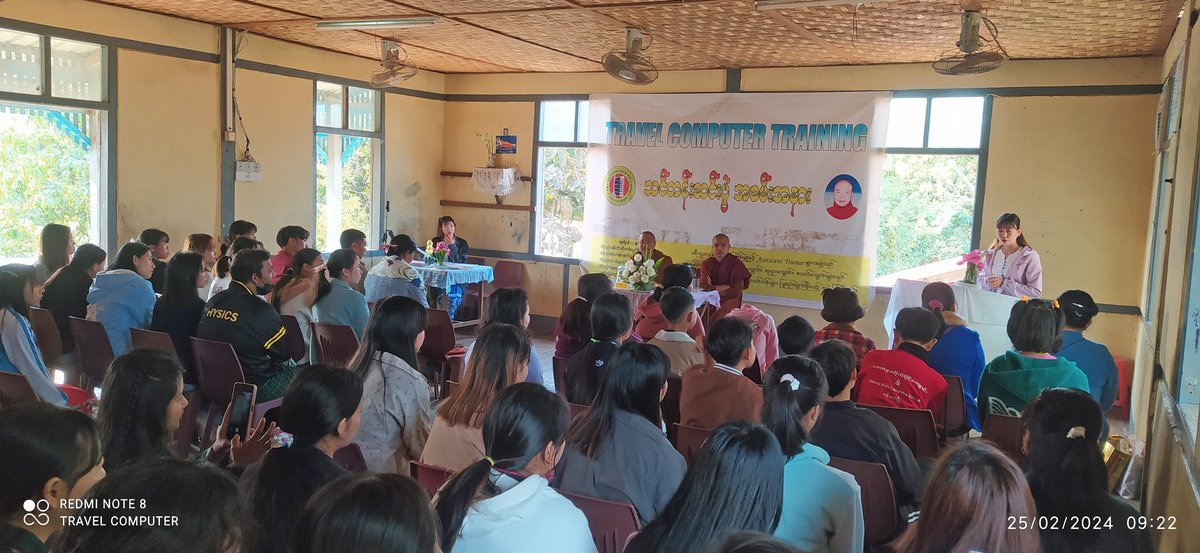
#> input picture images/gallery/bhamo-kk.jpg, 1200 x 553 px; its folder holds only this picture in this run
$ python auto_optimize_gallery.py
#> lines starting #> are read from the running program, lines starting #| are printed output that depends on the picture
#!/usr/bin/env python3
"""
TCT Website - Automatic Gallery & Image Optimizer
Author: Travel Computer Training (TCT)
Description:
  images/gallery/ နှင့် images/hero-bg.jpg တို့ကို Web Standard ဖြစ်သော
  (1200px / 1920px, Quality 85%, ~170 KB) သို့ အလိုအလျောက် resize နှင့် compress ပြုလုပ်ပေးသော script ဖြစ်ပါသည်။
"""

import os
import glob
from PIL import Image

def optimize_all():
    print("==================================================")
    print("  TCT Website - Automatic Image Optimizer")
    print("==================================================\n")

    # 1. Optimize Gallery Images (Max width: 1200px, Quality: 85)
    gallery_dir = os.path.join(os.path.dirname(__file__), "images", "gallery")
    gallery_images = sorted(glob.glob(os.path.join(gallery_dir, "*.jpg")))

    print(f"📸 Gallery ဖိုဒါအတွင်း တွေ့ရှိသော ပုံအရေအတွက်: {len(gallery_images)} ပုံ\n")

    total_orig = 0
    total_new = 0

    for img_path in gallery_images:
        orig_kb = os.path.getsize(img_path) / 1024
        total_orig += orig_kb

        with Image.open(img_path) as im:
#> im is the input picture: PIL image 1200x553 RGB; mean R, G, B 119.4, 109.3, 99.3
            im = im.convert("RGB")
            w, h = im.size
#> w = 1200; h = 553
            if w > 1200:
                new_w = 1200
                new_h = int(h * (1200 / w))
                im = im.resize((new_w, new_h), Image.Resampling.LANCZOS)
            else:
                new_w, new_h = w, h
#> new_w = 1200; new_h = 553

            im.save(img_path, "JPEG", quality=85, optimize=True, progressive=True)

        new_kb = os.path.getsize(img_path) / 1024
        total_new += new_kb
        print(f"✓ {os.path.basename(img_path):24}: {w}x{h} ({orig_kb:6.1f} KB) ➔ {new_w}x{new_h} ({new_kb:5.1f} KB)")
#| ✓ bhamo-kk.jpg            : 1200x553 ( 149.2 KB) ➔ 1200x553 (149.0 KB)

    # 2. Optimize Hero Background (Max width: 1920px, Quality: 85)
    hero_path = os.path.join(os.path.dirname(__file__), "images", "hero-bg.jpg")
    if os.path.exists(hero_path):
        orig_hero_kb = os.path.getsize(hero_path) / 1024
        with Image.open(hero_path) as im:
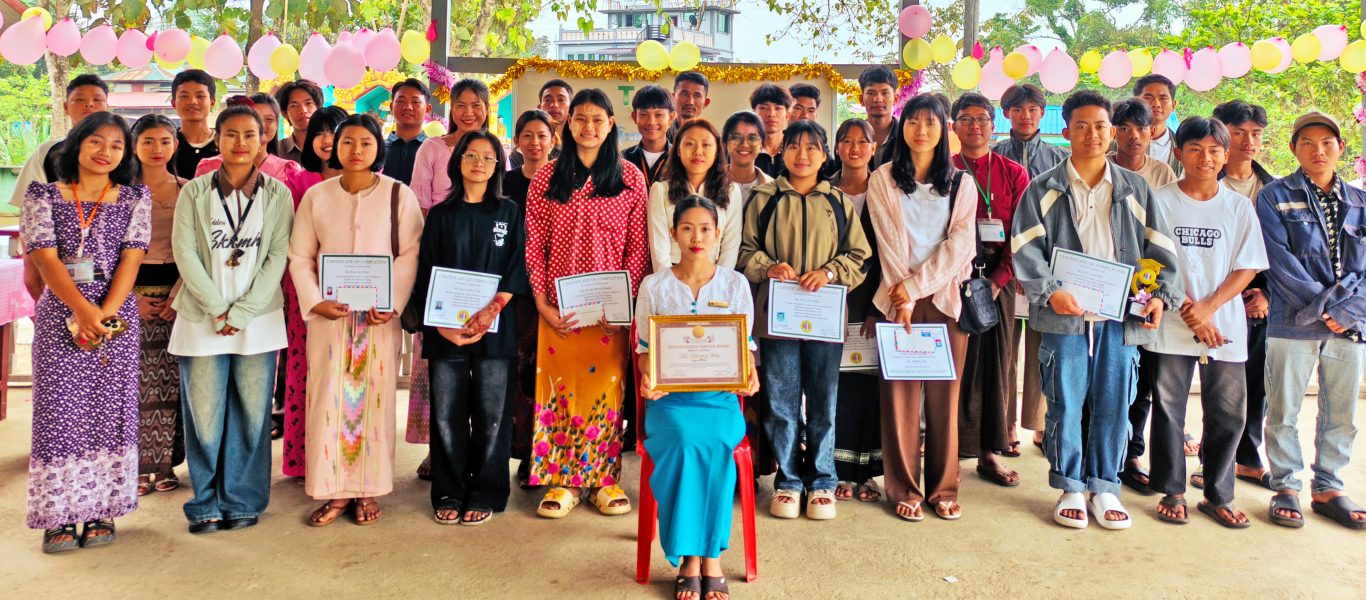
#> input picture images/hero-bg.jpg, 4096 x 1800 px (shown at 1/3 size)
#> im is the input picture: PIL image 4096x1800 RGB; mean R, G, B 155.6, 133.3, 115.8
            im = im.convert("RGB")
            w, h = im.size
#> w = 4096; h = 1800
            if w > 1920:
                new_w = 1920
                new_h = int(h * (1920 / w))
#> new_h = 843
                im = im.resize((new_w, new_h), Image.Resampling.LANCZOS)
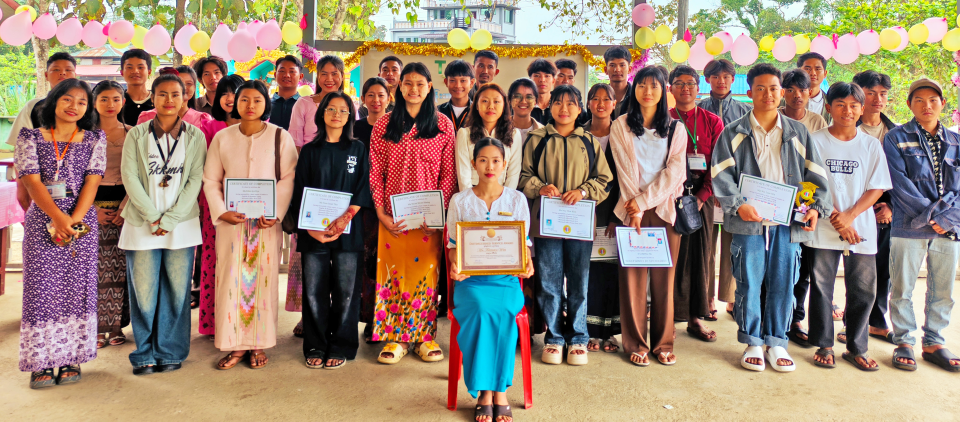
#> im: PIL image 1920x843 RGB (shown at 1/2 size); mean R, G, B 155.6, 133.3, 115.8
            else:
                new_w, new_h = w, h
            im.save(hero_path, "JPEG", quality=85, optimize=True, progressive=True)
        new_hero_kb = os.path.getsize(hero_path) / 1024
        print(f"\n✓ hero-bg.jpg              : {w}x{h} ({orig_hero_kb:6.1f} KB) ➔ {new_w}x{new_h} ({new_hero_kb:5.1f} KB)")
#| ✓ hero-bg.jpg              : 4096x1800 (2332.7 KB) ➔ 1920x843 (427.6 KB)

    saved_mb = (total_orig - total_new) / 1024
    pct = (1 - total_new / total_orig) * 100 if total_orig > 0 else 0
    print("\n--------------------------------------------------")
    print(f"🎉 ပြီးစီးပါပြီ! စုစုပေါင်း ချုံ့ပေးနိုင်ခဲ့သော Data ပမာဏ: {saved_mb:.2f} MB ({pct:.1f}% လျှော့ချပြီး)")
    print("--------------------------------------------------\n")

if __name__ == "__main__":
    optimize_all()
